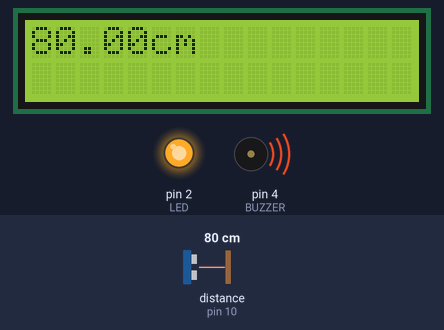
Simulated run of this sketch. Board: Arduino Uno, built with avr-gcc and run on an emulated ATmega328P. Parts: 16×2 character LCD, output pins drawn as LEDs (lit = HIGH), buzzer (waves = sounding). Wiring (inferred from the names in the program): ultrasonic range finder: trigger pin 9; echo pin 10. Dashed ring = blinking. Inputs (shaded band) come from the test bench; at power-on: distance to the obstacle (sensor on pin 10) 80 cm. The echo pulse lasts 58.3 µs per cm; pins used as bus, display or sensor lines are not drawn.

Above: at 1.2 s.
1.3 s: distance to the obstacle (sensor on pin 10) set to 2 cm
At 3.0 s:
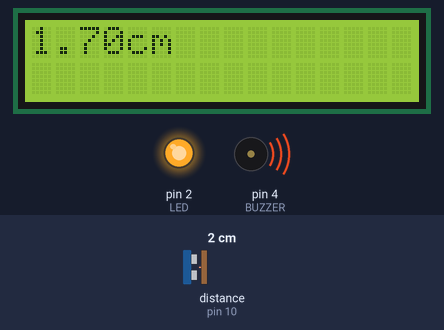
5.1 s: distance to the obstacle (sensor on pin 10) set to 9 cm
At 5.8 s:
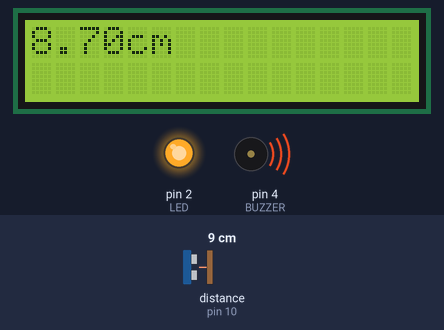
6.6 s: distance to the obstacle (sensor on pin 10) set to 12 cm
At 6.91 s:
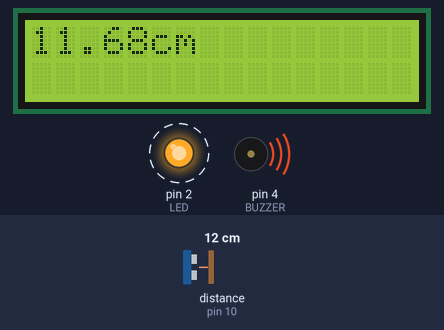
8.1 s: distance to the obstacle (sensor on pin 10) set to 97 cm
At 8.7 s:
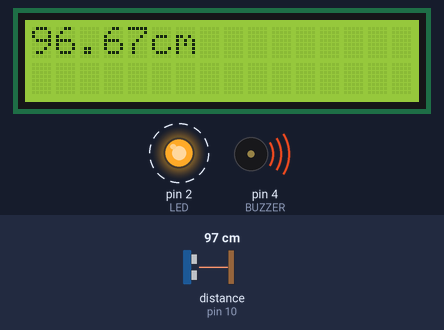
9.7 s: distance to the obstacle (sensor on pin 10) set to 104 cm
At 10.8 s:
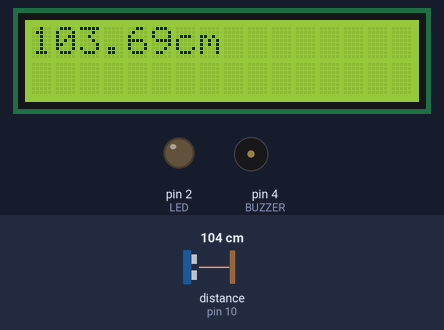
11.8 s: distance to the obstacle (sensor on pin 10) set to 18 cm
At 11.97 s:
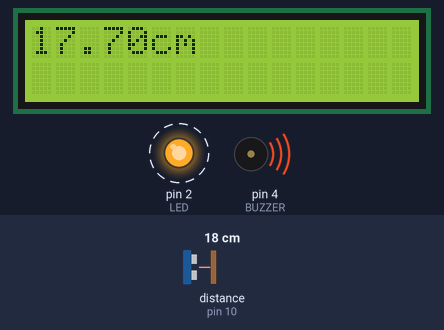
Timing chart, 0 to 16.6 s (numbered marks = the images above; inputs shaded):
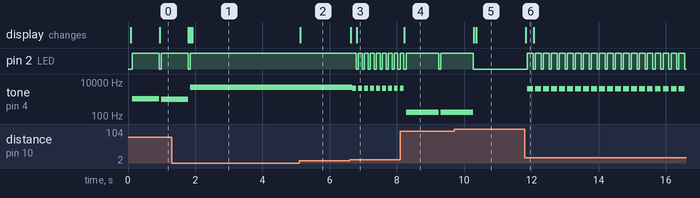

Measured:
- the behaviour switches between 10 and 11 cm on distance to the obstacle (sensor on pin 10) (found by bisection; images 2 and 3)
- the behaviour switches between 100 and 101 cm on distance to the obstacle (sensor on pin 10) (found by bisection; images 4 and 5)
- after the input at 1.3 s, pin 2 (LED): goes on until 1.9 s, then stays HIGH; the display: first changes after 0.50 s (image 1 shows a later state)
- after the input at 5.1 s, the display: changes at once (image 2)
- after the input at 6.6 s, pin 2 (LED): alternates HIGH for 0.12 s and LOW for 0.06 s, starting after 0.19 s; tone on pin 4 (BUZZER): 5000 Hz → 4415 Hz after 0.08 s, then repeats every 0.18 s: silent 0.06 s, 4416 Hz 0.12 s; the display: first changes at once (image 3 shows a later state)
- after the input at 8.1 s, pin 2 (LED): HIGH → LOW after 1.1 s, → HIGH 0.07 s later; tone on pin 4 (BUZZER): silent → 166 Hz after 0.18 s, → silent 0.97 s later, → 166 Hz 0.07 s later; the display: changes after 0.12 s (image 4)
- after the input at 9.7 s, pin 2 (LED): goes on until 10.3 s, then stays LOW; tone on pin 4 (BUZZER): goes on until 10.3 s, then stays silent; the display: first changes after 0.59 s (image 5 shows a later state)
- after the input at 11.8 s, pin 2 (LED): alternates HIGH for 0.18 s and LOW for 0.06 s, starting after 0.08 s; tone on pin 4 (BUZZER): alternates 4115 Hz for 0.18 s and silent for 0.06 s, starting after 0.08 s; the display: changes at once (image 6)

The sketch:

Ultraschall_plus_Piezo.ino
```cpp
#include <Arduino.h>
#include <LiquidCrystal_I2C.h>

const int TRIGPIN = 9;
const int ECHOPIN = 10;
const int LED=2;
const int BUZZER = 4;
double duration, distance;
LiquidCrystal_I2C lcd(0x27, 16, 2);


// Speed of sound in cm/µs at 20°C, dry air (can be adjusted for temperature/humidity)
const double SPEED_OF_SOUND_CM_PER_US = 0.0343; // Source: physics, 343 m/s = 0.0343 cm/µs


/**
 * @brief Perform one-time initialization for the program and hardware.
 *
 * This function is intended to run once at startup to configure the
 * environment required by the rest of the application. Typical tasks
 * performed here include:
 *  - configuring GPIO pin modes and pull-ups/pull-downs
 *  - initializing serial/UART, SPI, I2C, or other communication interfaces
 *  - initializing sensors, actuators, and peripheral libraries
 *  - setting initial values for global variables or application state
 */
void setup() {
	pinMode(TRIGPIN, OUTPUT);
	pinMode(ECHOPIN, INPUT);
	pinMode(LED, OUTPUT);
	lcd.init();
	lcd.backlight();
	lcd.setCursor(0,0);
	Serial.begin(9600);
}

/**
 * loop()
 *
 * Periodically triggers an ultrasonic distance measurement and reports the result.
 *
 * Operation:
 *  - Ensures trigPIN is LOW briefly to clear any previous pulse.
 *  - Sends a 10µs HIGH pulse on trigPIN to trigger the ultrasonic sensor.
 *  - Measures the echo pulse width on echoPIN using pulseIn (microseconds).
 *  - Converts the measured duration to distance in centimeters using:
 *      distance = (duration * 0.0343) / 2
 *    (0.0343 cm/µs approximates the speed of sound; divide by two for round trip).
 *  - Prints "Distance: " and the computed distance to the Serial monitor.
 *  - Waits 50 ms before repeating.
 */
void loop() {

 	digitalWrite(TRIGPIN, LOW);
	delayMicroseconds(2);
	digitalWrite(TRIGPIN, HIGH);
	delayMicroseconds(10);
	digitalWrite(TRIGPIN, LOW);
	duration = pulseIn(ECHOPIN, HIGH, 30000); // 30ms timeout
	if (duration == 0) {
		Serial.println("Warning: No echo received (timeout)");
		distance = -1; // Indicate invalid reading
	} else {
		distance = (duration * SPEED_OF_SOUND_CM_PER_US) / 2;
	}


	if (distance < 0) {
		lcd.clear();
		lcd.print("No echo");
		digitalWrite(LED, LOW);
		return;
	}

	lcd.clear();
	lcd.print(distance);
	lcd.print("cm");
		delay(50);

	if(distance>=100){
		digitalWrite(LED,LOW);
    noTone(BUZZER);
	}else if(distance<100 && distance >= 10){
		digitalWrite(LED, HIGH);
    tone(BUZZER,(100-distance)*50);
		delay(distance*10);
		digitalWrite(LED, LOW);
    noTone(BUZZER);
	}else{
		digitalWrite(LED, HIGH);
    tone(BUZZER,5000);
	}


}
```
